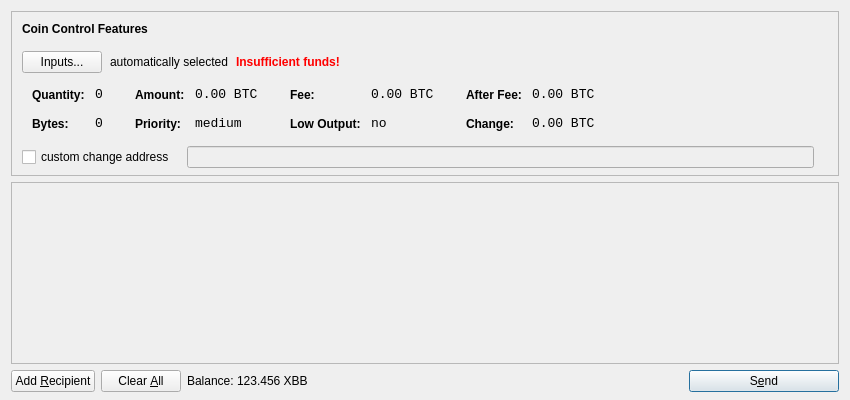
<?xml version="1.0" encoding="UTF-8"?>
<ui version="4.0">
 <class>SendCoinsDialog</class>
 <widget class="QDialog" name="SendCoinsDialog">
  <property name="geometry">
   <rect>
    <x>0</x>
    <y>0</y>
    <width>850</width>
    <height>400</height>
   </rect>
  </property>
  <property name="windowTitle">
   <string>Send Coins</string>
  </property>
  <layout class="QVBoxLayout" name="verticalLayout" stretch="0,1,0">
   <property name="bottomMargin">
    <number>8</number>
   </property>
   <item>
    <widget class="QFrame" name="frameCoinControl">
     <property name="sizePolicy">
      <sizepolicy hsizetype="Expanding" vsizetype="Expanding">
       <horstretch>0</horstretch>
       <verstretch>0</verstretch>
      </sizepolicy>
     </property>
     <property name="maximumSize">
      <size>
       <width>16777215</width>
       <height>16777215</height>
      </size>
     </property>
     <property name="frameShape">
      <enum>QFrame::StyledPanel</enum>
     </property>
     <property name="frameShadow">
      <enum>QFrame::Sunken</enum>
     </property>
     <layout class="QVBoxLayout" name="verticalLayoutCoinControl2">
      <property name="spacing">
       <number>-1</number>
      </property>
      <property name="leftMargin">
       <number>0</number>
      </property>
      <property name="topMargin">
       <number>0</number>
      </property>
      <property name="rightMargin">
       <number>0</number>
      </property>
      <property name="bottomMargin">
       <number>6</number>
      </property>
      <item>
       <layout class="QVBoxLayout" name="verticalLayoutCoinControl" stretch="0,0,0,0,1">
        <property name="spacing">
         <number>0</number>
        </property>
        <property name="leftMargin">
         <number>10</number>
        </property>
        <property name="topMargin">
         <number>10</number>
        </property>
        <item>
         <layout class="QHBoxLayout" name="horizontalLayoutCoinControl1">
          <property name="bottomMargin">
           <number>15</number>
          </property>
          <item>
           <widget class="QLabel" name="labelCoinControlFeatures">
            <property name="sizePolicy">
             <sizepolicy hsizetype="Preferred" vsizetype="Maximum">
              <horstretch>0</horstretch>
              <verstretch>0</verstretch>
             </sizepolicy>
            </property>
            <property name="font">
             <font>
              <weight>75</weight>
              <bold>true</bold>
             </font>
            </property>
            <property name="styleSheet">
             <string notr="true">font-weight:bold;</string>
            </property>
            <property name="text">
             <string>Coin Control Features</string>
            </property>
           </widget>
          </item>
         </layout>
        </item>
        <item>
         <layout class="QHBoxLayout" name="horizontalLayoutCoinControl2" stretch="0,0,0,0">
          <property name="spacing">
           <number>8</number>
          </property>
          <property name="bottomMargin">
           <number>10</number>
          </property>
          <item>
           <widget class="QPushButton" name="pushButtonCoinControl">
            <property name="styleSheet">
             <string notr="true"/>
            </property>
            <property name="text">
             <string>Inputs...</string>
            </property>
           </widget>
          </item>
          <item>
           <widget class="QLabel" name="labelCoinControlAutomaticallySelected">
            <property name="text">
             <string>automatically selected</string>
            </property>
            <property name="margin">
             <number>5</number>
            </property>
           </widget>
          </item>
          <item>
           <widget class="QLabel" name="labelCoinControlInsuffFunds">
            <property name="font">
             <font>
              <weight>75</weight>
              <bold>true</bold>
             </font>
            </property>
            <property name="styleSheet">
             <string notr="true">color:red;font-weight:bold;</string>
            </property>
            <property name="text">
             <string>Insufficient funds!</string>
            </property>
            <property name="margin">
             <number>5</number>
            </property>
           </widget>
          </item>
          <item>
           <spacer name="horizontalSpacerCoinControl">
            <property name="orientation">
             <enum>Qt::Horizontal</enum>
            </property>
            <property name="sizeHint" stdset="0">
             <size>
              <width>40</width>
              <height>1</height>
             </size>
            </property>
           </spacer>
          </item>
         </layout>
        </item>
        <item>
         <widget class="QWidget" name="widgetCoinControl" native="true">
          <property name="sizePolicy">
           <sizepolicy hsizetype="Preferred" vsizetype="Preferred">
            <horstretch>0</horstretch>
            <verstretch>0</verstretch>
           </sizepolicy>
          </property>
          <property name="minimumSize">
           <size>
            <width>0</width>
            <height>0</height>
           </size>
          </property>
          <property name="styleSheet">
           <string notr="true"/>
          </property>
          <layout class="QHBoxLayout" name="horizontalLayoutCoinControl5">
           <property name="margin">
            <number>0</number>
           </property>
           <item>
            <layout class="QHBoxLayout" name="horizontalLayoutCoinControl3" stretch="0,0,0,1">
             <property name="spacing">
              <number>20</number>
             </property>
             <property name="topMargin">
              <number>0</number>
             </property>
             <property name="bottomMargin">
              <number>10</number>
             </property>
             <item>
              <layout class="QFormLayout" name="formLayoutCoinControl1">
               <property name="horizontalSpacing">
                <number>10</number>
               </property>
               <property name="verticalSpacing">
                <number>14</number>
               </property>
               <property name="leftMargin">
                <number>10</number>
               </property>
               <property name="topMargin">
                <number>4</number>
               </property>
               <property name="rightMargin">
                <number>6</number>
               </property>
               <item row="0" column="0">
                <widget class="QLabel" name="labelCoinControlQuantityText">
                 <property name="styleSheet">
                  <string notr="true">font-weight:bold;</string>
                 </property>
                 <property name="text">
                  <string>Quantity:</string>
                 </property>
                 <property name="margin">
                  <number>0</number>
                 </property>
                </widget>
               </item>
               <item row="0" column="1">
                <widget class="QLabel" name="labelCoinControlQuantity">
                 <property name="font">
                  <font>
                   <family>Monospace</family>
                   <pointsize>10</pointsize>
                  </font>
                 </property>
                 <property name="cursor">
                  <cursorShape>IBeamCursor</cursorShape>
                 </property>
                 <property name="contextMenuPolicy">
                  <enum>Qt::ActionsContextMenu</enum>
                 </property>
                 <property name="text">
                  <string notr="true">0</string>
                 </property>
                 <property name="margin">
                  <number>0</number>
                 </property>
                 <property name="textInteractionFlags">
                  <set>Qt::LinksAccessibleByMouse|Qt::TextSelectableByKeyboard|Qt::TextSelectableByMouse</set>
                 </property>
                </widget>
               </item>
               <item row="1" column="0">
                <widget class="QLabel" name="labelCoinControlBytesText">
                 <property name="styleSheet">
                  <string notr="true">font-weight:bold;</string>
                 </property>
                 <property name="text">
                  <string>Bytes:</string>
                 </property>
                </widget>
               </item>
               <item row="1" column="1">
                <widget class="QLabel" name="labelCoinControlBytes">
                 <property name="font">
                  <font>
                   <family>Monospace</family>
                   <pointsize>10</pointsize>
                  </font>
                 </property>
                 <property name="cursor">
                  <cursorShape>IBeamCursor</cursorShape>
                 </property>
                 <property name="contextMenuPolicy">
                  <enum>Qt::ActionsContextMenu</enum>
                 </property>
                 <property name="text">
                  <string notr="true">0</string>
                 </property>
                 <property name="textInteractionFlags">
                  <set>Qt::LinksAccessibleByMouse|Qt::TextSelectableByKeyboard|Qt::TextSelectableByMouse</set>
                 </property>
                </widget>
               </item>
              </layout>
             </item>
             <item>
              <layout class="QFormLayout" name="formLayoutCoinControl2">
               <property name="horizontalSpacing">
                <number>10</number>
               </property>
               <property name="verticalSpacing">
                <number>14</number>
               </property>
               <property name="leftMargin">
                <number>6</number>
               </property>
               <property name="topMargin">
                <number>4</number>
               </property>
               <property name="rightMargin">
                <number>6</number>
               </property>
               <item row="0" column="0">
                <widget class="QLabel" name="labelCoinControlAmountText">
                 <property name="styleSheet">
                  <string notr="true">font-weight:bold;</string>
                 </property>
                 <property name="text">
                  <string>Amount:</string>
                 </property>
                 <property name="margin">
                  <number>0</number>
                 </property>
                </widget>
               </item>
               <item row="0" column="1">
                <widget class="QLabel" name="labelCoinControlAmount">
                 <property name="font">
                  <font>
                   <family>Monospace</family>
                   <pointsize>10</pointsize>
                  </font>
                 </property>
                 <property name="cursor">
                  <cursorShape>IBeamCursor</cursorShape>
                 </property>
                 <property name="contextMenuPolicy">
                  <enum>Qt::ActionsContextMenu</enum>
                 </property>
                 <property name="text">
                  <string notr="true">0.00 BTC</string>
                 </property>
                 <property name="textInteractionFlags">
                  <set>Qt::LinksAccessibleByMouse|Qt::TextSelectableByKeyboard|Qt::TextSelectableByMouse</set>
                 </property>
                </widget>
               </item>
               <item row="1" column="0">
                <widget class="QLabel" name="labelCoinControlPriorityText">
                 <property name="styleSheet">
                  <string notr="true">font-weight:bold;</string>
                 </property>
                 <property name="text">
                  <string>Priority:</string>
                 </property>
                </widget>
               </item>
               <item row="1" column="1">
                <widget class="QLabel" name="labelCoinControlPriority">
                 <property name="font">
                  <font>
                   <family>Monospace</family>
                   <pointsize>10</pointsize>
                  </font>
                 </property>
                 <property name="cursor">
                  <cursorShape>IBeamCursor</cursorShape>
                 </property>
                 <property name="contextMenuPolicy">
                  <enum>Qt::ActionsContextMenu</enum>
                 </property>
                 <property name="text">
                  <string>medium</string>
                 </property>
                 <property name="textInteractionFlags">
                  <set>Qt::LinksAccessibleByMouse|Qt::TextSelectableByKeyboard|Qt::TextSelectableByMouse</set>
                 </property>
                </widget>
               </item>
              </layout>
             </item>
             <item>
              <layout class="QFormLayout" name="formLayoutCoinControl3">
               <property name="horizontalSpacing">
                <number>10</number>
               </property>
               <property name="verticalSpacing">
                <number>14</number>
               </property>
               <property name="leftMargin">
                <number>6</number>
               </property>
               <property name="topMargin">
                <number>4</number>
               </property>
               <property name="rightMargin">
                <number>6</number>
               </property>
               <item row="0" column="0">
                <widget class="QLabel" name="labelCoinControlFeeText">
                 <property name="styleSheet">
                  <string notr="true">font-weight:bold;</string>
                 </property>
                 <property name="text">
                  <string>Fee:</string>
                 </property>
                 <property name="margin">
                  <number>0</number>
                 </property>
                </widget>
               </item>
               <item row="0" column="1">
                <widget class="QLabel" name="labelCoinControlFee">
                 <property name="font">
                  <font>
                   <family>Monospace</family>
                   <pointsize>10</pointsize>
                  </font>
                 </property>
                 <property name="cursor">
                  <cursorShape>IBeamCursor</cursorShape>
                 </property>
                 <property name="contextMenuPolicy">
                  <enum>Qt::ActionsContextMenu</enum>
                 </property>
                 <property name="text">
                  <string notr="true">0.00 BTC</string>
                 </property>
                 <property name="textInteractionFlags">
                  <set>Qt::LinksAccessibleByMouse|Qt::TextSelectableByKeyboard|Qt::TextSelectableByMouse</set>
                 </property>
                </widget>
               </item>
               <item row="1" column="0">
                <widget class="QLabel" name="labelCoinControlLowOutputText">
                 <property name="styleSheet">
                  <string notr="true">font-weight:bold;</string>
                 </property>
                 <property name="text">
                  <string>Low Output:</string>
                 </property>
                </widget>
               </item>
               <item row="1" column="1">
                <widget class="QLabel" name="labelCoinControlLowOutput">
                 <property name="font">
                  <font>
                   <family>Monospace</family>
                   <pointsize>10</pointsize>
                  </font>
                 </property>
                 <property name="cursor">
                  <cursorShape>IBeamCursor</cursorShape>
                 </property>
                 <property name="contextMenuPolicy">
                  <enum>Qt::ActionsContextMenu</enum>
                 </property>
                 <property name="text">
                  <string>no</string>
                 </property>
                 <property name="textInteractionFlags">
                  <set>Qt::LinksAccessibleByMouse|Qt::TextSelectableByKeyboard|Qt::TextSelectableByMouse</set>
                 </property>
                </widget>
               </item>
              </layout>
             </item>
             <item>
              <layout class="QFormLayout" name="formLayoutCoinControl4">
               <property name="horizontalSpacing">
                <number>10</number>
               </property>
               <property name="verticalSpacing">
                <number>14</number>
               </property>
               <property name="leftMargin">
                <number>6</number>
               </property>
               <property name="topMargin">
                <number>4</number>
               </property>
               <property name="rightMargin">
                <number>6</number>
               </property>
               <item row="0" column="0">
                <widget class="QLabel" name="labelCoinControlAfterFeeText">
                 <property name="styleSheet">
                  <string notr="true">font-weight:bold;</string>
                 </property>
                 <property name="text">
                  <string>After Fee:</string>
                 </property>
                 <property name="margin">
                  <number>0</number>
                 </property>
                </widget>
               </item>
               <item row="0" column="1">
                <widget class="QLabel" name="labelCoinControlAfterFee">
                 <property name="font">
                  <font>
                   <family>Monospace</family>
                   <pointsize>10</pointsize>
                  </font>
                 </property>
                 <property name="cursor">
                  <cursorShape>IBeamCursor</cursorShape>
                 </property>
                 <property name="contextMenuPolicy">
                  <enum>Qt::ActionsContextMenu</enum>
                 </property>
                 <property name="text">
                  <string notr="true">0.00 BTC</string>
                 </property>
                 <property name="textInteractionFlags">
                  <set>Qt::LinksAccessibleByMouse|Qt::TextSelectableByKeyboard|Qt::TextSelectableByMouse</set>
                 </property>
                </widget>
               </item>
               <item row="1" column="0">
                <widget class="QLabel" name="labelCoinControlChangeText">
                 <property name="styleSheet">
                  <string notr="true">font-weight:bold;</string>
                 </property>
                 <property name="text">
                  <string>Change:</string>
                 </property>
                </widget>
               </item>
               <item row="1" column="1">
                <widget class="QLabel" name="labelCoinControlChange">
                 <property name="font">
                  <font>
                   <family>Monospace</family>
                   <pointsize>10</pointsize>
                  </font>
                 </property>
                 <property name="cursor">
                  <cursorShape>IBeamCursor</cursorShape>
                 </property>
                 <property name="contextMenuPolicy">
                  <enum>Qt::ActionsContextMenu</enum>
                 </property>
                 <property name="text">
                  <string notr="true">0.00 BTC</string>
                 </property>
                 <property name="textInteractionFlags">
                  <set>Qt::LinksAccessibleByMouse|Qt::TextSelectableByKeyboard|Qt::TextSelectableByMouse</set>
                 </property>
                </widget>
               </item>
              </layout>
             </item>
            </layout>
           </item>
          </layout>
         </widget>
        </item>
        <item>
         <layout class="QHBoxLayout" name="horizontalLayoutCoinControl4" stretch="0,0,0">
          <property name="spacing">
           <number>12</number>
          </property>
          <property name="sizeConstraint">
           <enum>QLayout::SetDefaultConstraint</enum>
          </property>
          <property name="topMargin">
           <number>5</number>
          </property>
          <property name="rightMargin">
           <number>5</number>
          </property>
          <item>
           <widget class="QCheckBox" name="checkBoxCoinControlChange">
            <property name="text">
             <string>custom change address</string>
            </property>
           </widget>
          </item>
          <item>
           <widget class="QLineEdit" name="lineEditCoinControlChange">
            <property name="enabled">
             <bool>false</bool>
            </property>
            <property name="sizePolicy">
             <sizepolicy hsizetype="Expanding" vsizetype="Fixed">
              <horstretch>0</horstretch>
              <verstretch>0</verstretch>
             </sizepolicy>
            </property>
           </widget>
          </item>
          <item>
           <widget class="QLabel" name="labelCoinControlChangeLabel">
            <property name="sizePolicy">
             <sizepolicy hsizetype="Preferred" vsizetype="Expanding">
              <horstretch>0</horstretch>
              <verstretch>0</verstretch>
             </sizepolicy>
            </property>
            <property name="minimumSize">
             <size>
              <width>0</width>
              <height>0</height>
             </size>
            </property>
            <property name="text">
             <string/>
            </property>
            <property name="margin">
             <number>3</number>
            </property>
           </widget>
          </item>
         </layout>
        </item>
        <item>
         <spacer name="verticalSpacerCoinControl">
          <property name="orientation">
           <enum>Qt::Vertical</enum>
          </property>
          <property name="sizeHint" stdset="0">
           <size>
            <width>800</width>
            <height>1</height>
           </size>
          </property>
         </spacer>
        </item>
       </layout>
      </item>
     </layout>
    </widget>
   </item>
   <item>
    <widget class="QScrollArea" name="scrollArea">
     <property name="widgetResizable">
      <bool>true</bool>
     </property>
     <widget class="QWidget" name="scrollAreaWidgetContents">
      <property name="geometry">
       <rect>
        <x>0</x>
        <y>0</y>
        <width>830</width>
        <height>165</height>
       </rect>
      </property>
      <layout class="QVBoxLayout" name="verticalLayout_2">
       <property name="margin">
        <number>0</number>
       </property>
       <item>
        <layout class="QVBoxLayout" name="entries">
         <property name="spacing">
          <number>6</number>
         </property>
        </layout>
       </item>
       <item>
        <spacer name="verticalSpacer">
         <property name="orientation">
          <enum>Qt::Vertical</enum>
         </property>
         <property name="sizeHint" stdset="0">
          <size>
           <width>20</width>
           <height>40</height>
          </size>
         </property>
        </spacer>
       </item>
      </layout>
     </widget>
    </widget>
   </item>
   <item>
    <layout class="QHBoxLayout" name="horizontalLayout">
     <item>
      <widget class="QPushButton" name="addButton">
       <property name="toolTip">
        <string>Send to multiple recipients at once</string>
       </property>
       <property name="text">
        <string>Add &amp;Recipient</string>
       </property>
       <property name="icon">
        <iconset resource="../bitcoin.qrc">
         <normaloff>:/icons/add</normaloff>:/icons/add</iconset>
       </property>
       <property name="autoDefault">
        <bool>false</bool>
       </property>
      </widget>
     </item>
     <item>
      <widget class="QPushButton" name="clearButton">
       <property name="sizePolicy">
        <sizepolicy hsizetype="Minimum" vsizetype="Fixed">
         <horstretch>0</horstretch>
         <verstretch>0</verstretch>
        </sizepolicy>
       </property>
       <property name="toolTip">
        <string>Remove all transaction fields</string>
       </property>
       <property name="text">
        <string>Clear &amp;All</string>
       </property>
       <property name="icon">
        <iconset resource="../bitcoin.qrc">
         <normaloff>:/icons/remove</normaloff>:/icons/remove</iconset>
       </property>
       <property name="autoRepeatDelay">
        <number>300</number>
       </property>
       <property name="autoDefault">
        <bool>false</bool>
       </property>
      </widget>
     </item>
     <item>
      <layout class="QHBoxLayout" name="horizontalLayout_2">
       <property name="spacing">
        <number>3</number>
       </property>
       <item>
        <widget class="QLabel" name="label">
         <property name="text">
          <string>Balance:</string>
         </property>
        </widget>
       </item>
       <item>
        <widget class="QLabel" name="labelBalance">
         <property name="cursor">
          <cursorShape>IBeamCursor</cursorShape>
         </property>
         <property name="text">
          <string>123.456 XBB</string>
         </property>
         <property name="textInteractionFlags">
          <set>Qt::LinksAccessibleByMouse|Qt::TextSelectableByKeyboard|Qt::TextSelectableByMouse</set>
         </property>
        </widget>
       </item>
      </layout>
     </item>
     <item>
      <spacer name="horizontalSpacer">
       <property name="orientation">
        <enum>Qt::Horizontal</enum>
       </property>
       <property name="sizeHint" stdset="0">
        <size>
         <width>40</width>
         <height>20</height>
        </size>
       </property>
      </spacer>
     </item>
     <item>
      <widget class="QPushButton" name="sendButton">
       <property name="minimumSize">
        <size>
         <width>150</width>
         <height>0</height>
        </size>
       </property>
       <property name="toolTip">
        <string>Confirm the send action</string>
       </property>
       <property name="text">
        <string>S&amp;end</string>
       </property>
       <property name="icon">
        <iconset resource="../bitcoin.qrc">
         <normaloff>:/icons/send</normaloff>:/icons/send</iconset>
       </property>
       <property name="default">
        <bool>true</bool>
       </property>
      </widget>
     </item>
    </layout>
   </item>
  </layout>
 </widget>
 <resources>
  <include location="../bitcoin.qrc"/>
 </resources>
 <connections/>
</ui>
